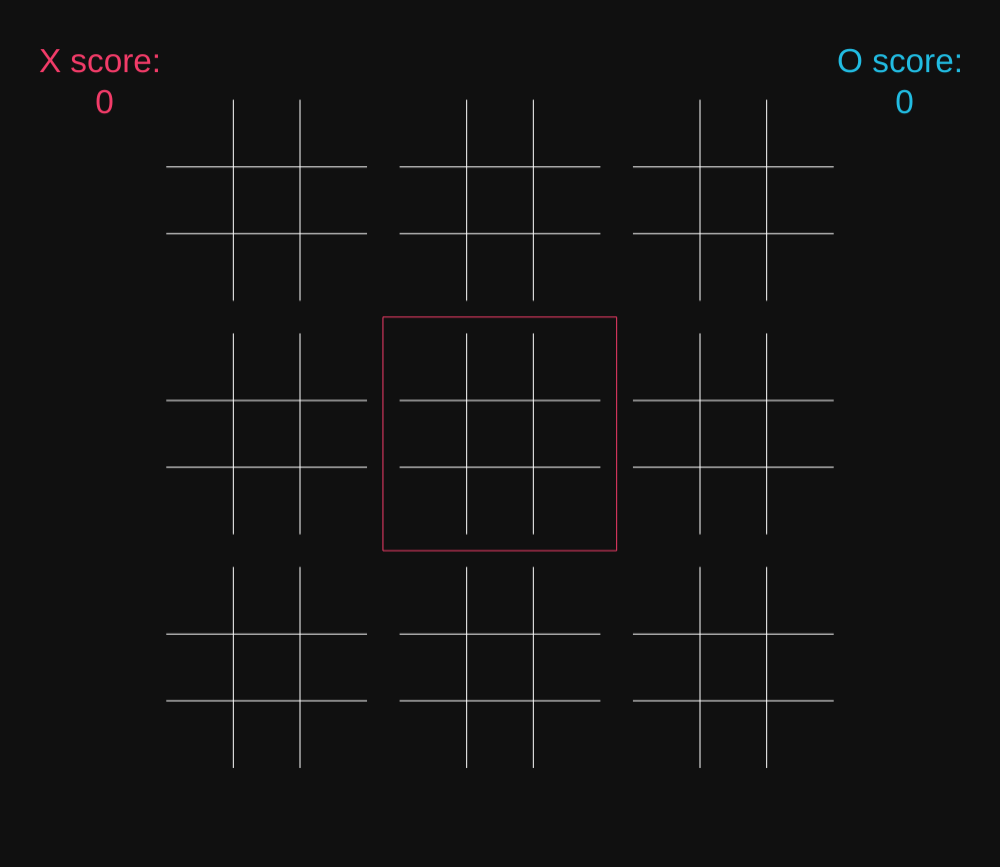
Frame 1 (no input)
Frame 60 (no input): identical to frame 1, image omitted
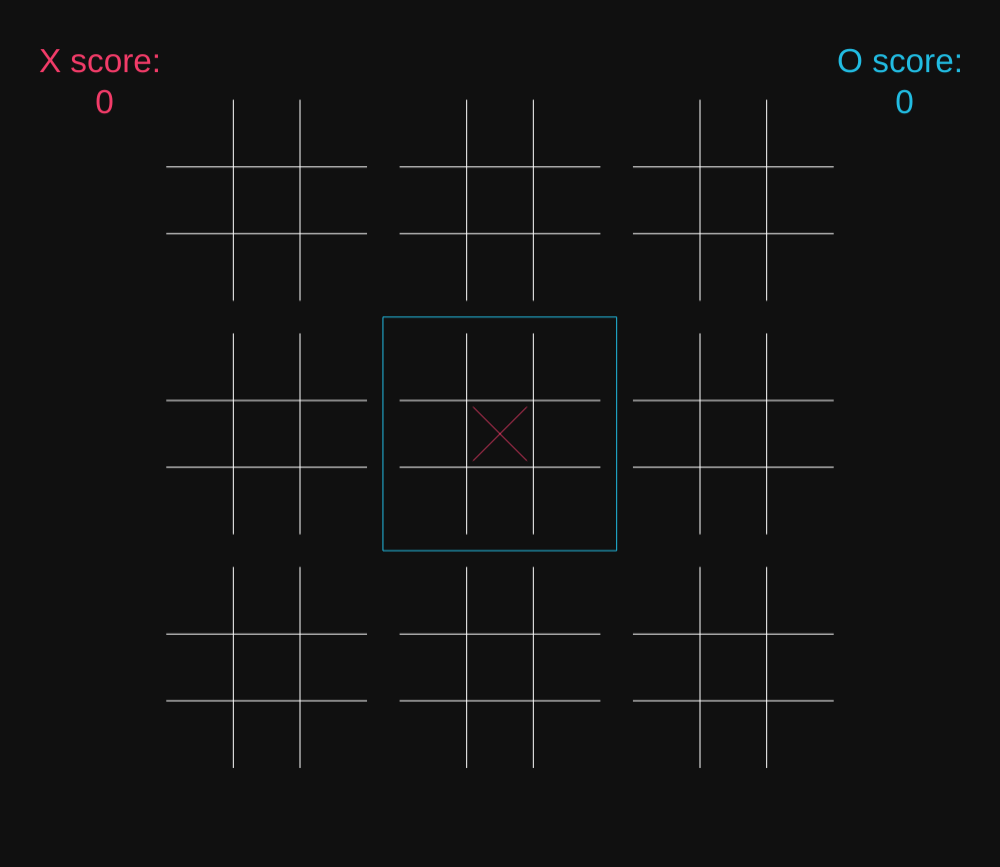
Frame 120 (the mouse pressed at the canvas centre since frame 60)

The p5.js sketch that drew these frames (run headless with seeded random() and noise() and a simulated clock; from frame 60 on, the mouse is pressed at the canvas centre):

// p5.js sketch
// ── sketch.js
var w;
var turn = 1;
var board = [];
var intervals = [0, 1, 3, 5, 7, 8, 10, 12, 14, 15, 17, 19, 21, 22];
var space = [-1, 0, 1, 2, -1, 3, 4, 5, -1, 6, 7, 8, -1];
var current = 4;
var wild;
var magic = [2, 7, 6,
             9, 5, 1,
             4, 3, 8];

var wins = [0, 0, 0,
            0, 0, 0, 
            0, 0, 0];

var xShift;
var yShift;
var winner = 0;

function setup() {
    w = min(windowHeight, windowWidth) / 15;
    createCanvas(15 * w, 13 * w);
    xShift = 2 * w;
    yShift = w;
    for (let i = 0; i < 9; i++){
      board.push([0, 0, 0, 0, 0, 0, 0, 0, 0]);
    }
}
  
function draw() {
  background(16);
  translate(xShift, yShift);
  drawBoards();
  currentBoard(current);
  drawPlays();
  translate(-xShift, -yShift);
  drawScore();
  if (winner != 0){
    drawWinner();
  }

}

//BOARD HIGHLIGHT
function currentBoard(i){
  rectMode(CORNER);
  if (turn == 1){ stroke("#f23c69"); }
  else{ stroke("#22bce2"); }
  if (wild) {
    rect(w / 4, w / 4, 10.5 * w, 10.5 * w);
    return;
  }
  noFill();
  rect( (3.5 * w * (i % 3)) + (w / 4), (3.5 * w * floor(i / 3)) + (w / 4), 3.5 * w, 3.5 * w);
}
//

//DRAWING THE LINES OF THE BOARDS
function drawBoards(){
  for (let i = 0; i < 3; i++){
    for (let j = 0; j < 3; j++){
        drawBoard((3.5 * w * j) + (w / 2), (3.5 * w * i) + (w / 2), 3*i + j);
    }
  }
}

function drawBoard(x, y, i){
  noFill();
  switch (wins[i]){
    case 0:
      stroke("white");
      break;
    case 1:
      stroke("#f23c69");
      break;
    case -1:
      stroke("#22bce2");
      break;
  }
  
  line(x + w, y, x + w, y + (3*w));
  line(x + 2*w, y, x + 2*w, y + 3*w);
  line(x, y + w, x + 3*w, y + w);
  line(x, y + 2*w, x + 3*w, y + 2*w);
}
//

//DRAW Xs AND Os
function drawPlays(){
  for (let i = 0; i < 9; i++){
    for (let j = 0; j < 9; j++){
      if (board[i][j] == 0) continue;
      let x = w * (3.5 * (i % 3) + (j % 3) + 1);
      let y = w * (3.5 * floor(i / 3) + floor(j / 3) + 1);
      switch (board[i][j]){
      case 1:
        stroke("#f23c69");
        drawX(x, y);
        break;
      case -1:
        stroke("#22bce2");
        drawO(x, y);
        break;
      }
    }
  }
}

function drawX(x, y){
  
  for (let i = QUARTER_PI; i < TWO_PI; i += HALF_PI){
     line(x, y, x + (0.4 * sqrt(2) * w * cos(i)), y + (0.4 * sqrt(2) * w * sin(i)));
  }
}
function drawO(x, y){
  ellipse(x, y, .8 * w, .8 * w);
}
//

//MOUSE HANDLING
function mousePressed(){
  v = mouseToVector(mouseX - xShift, mouseY - yShift);
  if (v.x == -1 || v.y == -1 || winner != 0) return; 
  updateBoard(v.x, v.y);
}


function mouseToVector(x, y) {
  var intX = (2 * x) / w;
  var intY = (2 * y) / w;
  var spaceX = -1;
  var spaceY = -1;
  for (let i = 0; i < intervals.length; i++){
    if (intX < intervals[i] && i != 0){
      spaceX = space[i - 1];
      break;
    }
  }
  for (let i = 0; i < intervals.length; i++){
    if (intY < intervals[i] && i != 0){
      spaceY = space[i - 1];
      break;
    }
  }
  return createVector(spaceX, spaceY);
}

function updateBoard(x, y){
  let i = 3 * floor(y / 3) + floor(x / 3);
  let j = 3 * (y % 3) + (x % 3);
  if ((i != current && !wild) || board[i][j] != 0) return;
  board[i][j] = turn;
  if (wins[i] == 0) wins[i] = checkWin(board[i]);
  turn *= -1;
  current = j;
  wild = false;
  if (!board[current].includes(0)){
    wild = true;
    for (let i = 0; i < 9; i++){
      if (board[i].includes(0)) return;
    }
    try {
      winner = abs(x - o) / (x - o);
    }
    catch (err){
      winner = 2;
    }
  }
}
//

//WIN CONDITION
function checkWin(game){
  var x = [];
  var o = [];
  for (let i = 0; i < game.length; i++){
    switch (game[i]){
      case 1:
        x.push(magic[i]);
        break;
      case -1:
        o.push(magic[i]);
        break;
    }
  }

  console.log(x);
  console.log(o);

  var xSum = x.reduce(function (a, b) {return a + b;}, 0);

  switch (x.length){
    case 3:
      if (xSum == 15) return 1;
      break;
    case 4:
      for (let i = 0; i < 4; i++){
        if (xSum - x[i] == 15) return 1;
      }
      break;
    case 5:
      for (let i = 0; i < 5; i++){
        for (let j = 0; j < 5; j++){
          if (i == j) continue;
          if (xSum - x[i] - x[j] == 15) return 1;
        }
      }
      break;
    case 6:
      if (!x.includes(2) && !x.includes(5) && !x.includes(8)) break;
      if (!x.includes(6) && !x.includes(5) && !x.includes(4)) break;
    case 7:
    case 8:
    case 9:
      return 1;
  }

  var oSum = o.reduce(function (a, b) {return a + b;}, 0);

  switch (o.length){
    case 3:
      if (oSum == 15) return -1;
      break;
    case 4:
      for (let i = 0; i < 4; i++){
        if (oSum - o[i] == 15) return -1;
      }
      break;
    case 5:
      for (let i = 0; i < 5; i++){
        for (let j = 0; j < 5; j++){
          if (i == j) continue;
          if (oSum - o[i] - o[j] == 15) return -1;
        }
      }
      break;
    case 6:
      if (!o.includes(2) && !o.includes(5) && !o.includes(8)) break;
      if (!o.includes(6) && !o.includes(5) && !o.includes(4)) break;
    case 7:
    case 8:
    case 9:
      return -1;
  }

  

  return 0;
}
//

// DRAW SCORES
function drawScore(){
  textAlign(CENTER, CENTER);
  let x = 0;
  let o = 0;
  for (let i =0; i < wins.length; i++){
    switch (wins[i]){
      case 1:
        x++;
        break;
      case -1:
        o++;
        break;
    }
  }
  if (x > 4 || o > 4){
    winner = abs(x - o) / (x - o);
  }
  noStroke();
  textSize(w / 2);
  fill("#f23c69");
  text("X score:\n " + x, 1.5 * w, 1.25 * w);
  fill("#22bce2");
  text("O score:\n " + o, 13.5 * w, 1.25 * w);
}
//

//DRAW WINNER WINNER CHICKEN DINNER
function drawWinner(){
  rectMode(CENTER);
  switch (winner){
    case 1: 
      stroke("#f23c69"); 
      break;
    case -1: 
      stroke("#22bce2"); 
      break;
    case 2:
      stroke("white");
      break;
  }
  strokeWeight(5);
  fill(16);
  rect(7.5 * w, 6.5 * w, 7.5 * w, 5.5 * w);
  textSize(w);
  strokeWeight(1);
  noStroke();
  switch (winner){
    case 1: 
      fill("#f23c69"); 
      text("X wins!", 7.5 * w, 6.5 * w);
      break;
    case -1: 
      fill("#22bce2"); 
      text("O wins!", 7.5 * w, 6.5 * w);
      break;
    case 2:
      fill("white");
      text("Draw!", 7.5 * w, 6.5 * w);
      break;
  }
}
// ── style.css
html, body {
  height: 100%;
}

body {
  background-color: #404040;
  margin: 0;
  display: flex;

  /* This centers our sketch horizontally. */
  justify-content: center;

  /* This centers our sketch vertically. */
  align-items: center;
}
